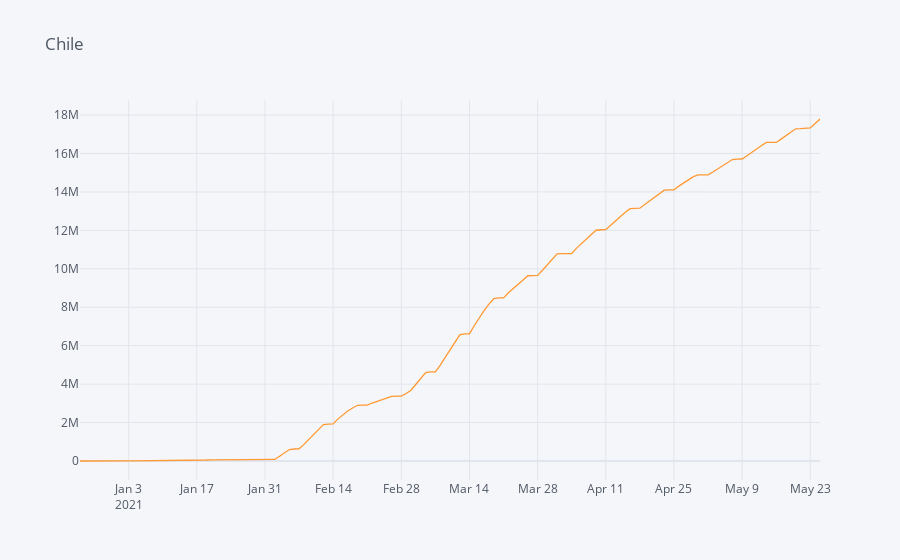
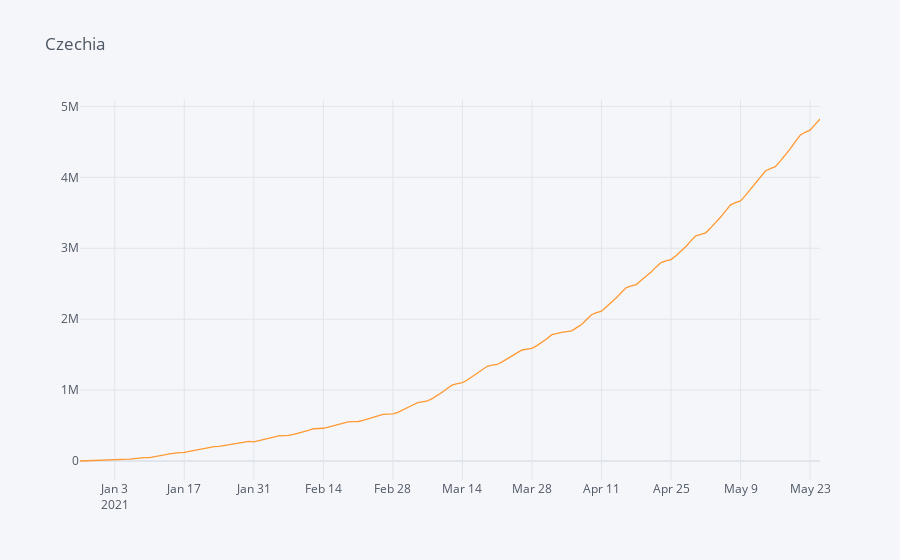
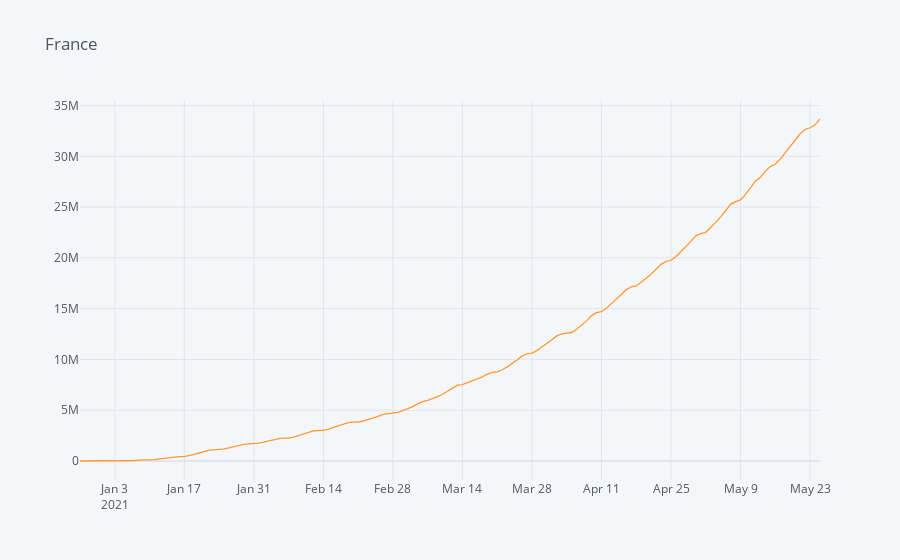
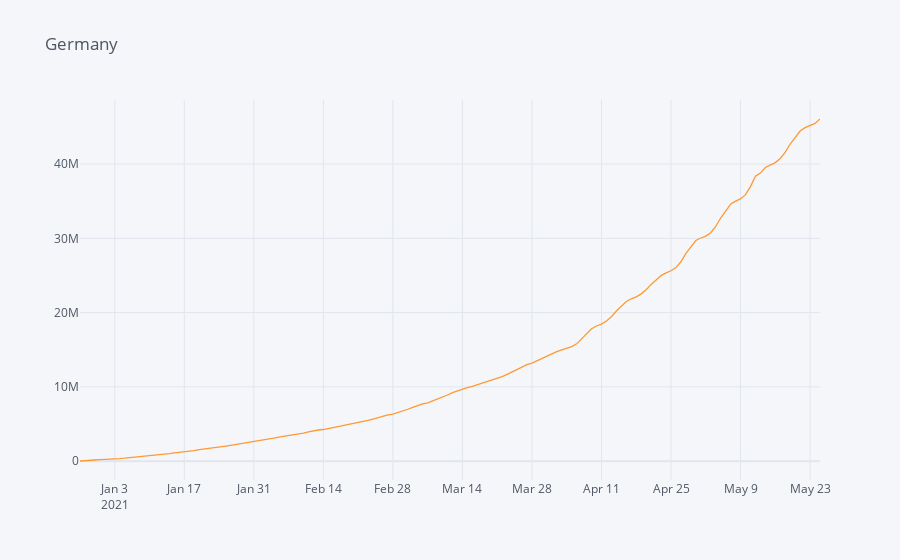

The cell these charts' notebook holds for them, in order:
### Code cell
# production by countires based by dates
man[man['location']=='Chile'].groupby(by='date').sum().iplot(title='Chile')
man[man['location']=='Czechia'].groupby(by='date').sum().iplot(title='Czechia')
man[man['location']=='France'].groupby(by='date').sum().iplot(title='France')
man[man['location']=='Germany'].groupby(by='date').sum().iplot(title='Germany')
man[man['location']=='Iceland'].groupby(by='date').sum().iplot(title='Iceland')
man[man['location']=='Italy'].groupby(by='date').sum().iplot(title='Italy')
man[man['location']=='Latvia'].groupby(by='date').sum().iplot(title='Latvia')
man[man['location']=='Lithuania'].groupby(by='date').sum().iplot(title='Lithuania')
man[man['location']=='Romania'].groupby(by='date').sum().iplot(title='Romania')
man[man['location']=='United States'].groupby(by='date').sum().iplot(title='United States')

### Figure 1 — Plotly figure (JSON) as saved in the notebook; plotly's stock layout.template omitted (floating-point values rounded to 4 significant figures; data arrays with more than 128 entries replaced by an {"elided": "..."} marker saying what was removed)
{"data": [{"line": {"color": "rgba(255, 153, 51, 1.0)", "dash": "solid", "shape": "linear", "width": 1.3}, "mode": "lines", "name": "total_vaccinations", "text": "", "type": "scatter", "x": {"elided": "153 str values"}, "y": {"elided": "153 int values"}}], "layout": {"legend": {"bgcolor": "#F5F6F9", "font": {"color": "#4D5663"}}, "paper_bgcolor": "#F5F6F9", "plot_bgcolor": "#F5F6F9", "title": {"font": {"color": "#4D5663"}, "text": "Chile"}, "xaxis": {"gridcolor": "#E1E5ED", "showgrid": true, "tickfont": {"color": "#4D5663"}, "title": {"font": {"color": "#4D5663"}, "text": ""}, "zerolinecolor": "#E1E5ED"}, "yaxis": {"gridcolor": "#E1E5ED", "showgrid": true, "tickfont": {"color": "#4D5663"}, "title": {"font": {"color": "#4D5663"}, "text": ""}, "zerolinecolor": "#E1E5ED"}}}

### Figure 2 — Plotly figure (JSON) as saved in the notebook; plotly's stock layout.template omitted (floating-point values rounded to 4 significant figures; data arrays with more than 128 entries replaced by an {"elided": "..."} marker saying what was removed)
{"data": [{"line": {"color": "rgba(255, 153, 51, 1.0)", "dash": "solid", "shape": "linear", "width": 1.3}, "mode": "lines", "name": "total_vaccinations", "text": "", "type": "scatter", "x": {"elided": "150 str values"}, "y": {"elided": "150 int values"}}], "layout": {"legend": {"bgcolor": "#F5F6F9", "font": {"color": "#4D5663"}}, "paper_bgcolor": "#F5F6F9", "plot_bgcolor": "#F5F6F9", "title": {"font": {"color": "#4D5663"}, "text": "Czechia"}, "xaxis": {"gridcolor": "#E1E5ED", "showgrid": true, "tickfont": {"color": "#4D5663"}, "title": {"font": {"color": "#4D5663"}, "text": ""}, "zerolinecolor": "#E1E5ED"}, "yaxis": {"gridcolor": "#E1E5ED", "showgrid": true, "tickfont": {"color": "#4D5663"}, "title": {"font": {"color": "#4D5663"}, "text": ""}, "zerolinecolor": "#E1E5ED"}}}

### Figure 3 — Plotly figure (JSON) as saved in the notebook; plotly's stock layout.template omitted (floating-point values rounded to 4 significant figures; data arrays with more than 128 entries replaced by an {"elided": "..."} marker saying what was removed)
{"data": [{"line": {"color": "rgba(255, 153, 51, 1.0)", "dash": "solid", "shape": "linear", "width": 1.3}, "mode": "lines", "name": "total_vaccinations", "text": "", "type": "scatter", "x": {"elided": "150 str values"}, "y": {"elided": "150 int values"}}], "layout": {"legend": {"bgcolor": "#F5F6F9", "font": {"color": "#4D5663"}}, "paper_bgcolor": "#F5F6F9", "plot_bgcolor": "#F5F6F9", "title": {"font": {"color": "#4D5663"}, "text": "France"}, "xaxis": {"gridcolor": "#E1E5ED", "showgrid": true, "tickfont": {"color": "#4D5663"}, "title": {"font": {"color": "#4D5663"}, "text": ""}, "zerolinecolor": "#E1E5ED"}, "yaxis": {"gridcolor": "#E1E5ED", "showgrid": true, "tickfont": {"color": "#4D5663"}, "title": {"font": {"color": "#4D5663"}, "text": ""}, "zerolinecolor": "#E1E5ED"}}}

### Figure 4 — Plotly figure (JSON) as saved in the notebook; plotly's stock layout.template omitted (floating-point values rounded to 4 significant figures; data arrays with more than 128 entries replaced by an {"elided": "..."} marker saying what was removed)
{"data": [{"line": {"color": "rgba(255, 153, 51, 1.0)", "dash": "solid", "shape": "linear", "width": 1.3}, "mode": "lines", "name": "total_vaccinations", "text": "", "type": "scatter", "x": {"elided": "150 str values"}, "y": {"elided": "150 int values"}}], "layout": {"legend": {"bgcolor": "#F5F6F9", "font": {"color": "#4D5663"}}, "paper_bgcolor": "#F5F6F9", "plot_bgcolor": "#F5F6F9", "title": {"font": {"color": "#4D5663"}, "text": "Germany"}, "xaxis": {"gridcolor": "#E1E5ED", "showgrid": true, "tickfont": {"color": "#4D5663"}, "title": {"font": {"color": "#4D5663"}, "text": ""}, "zerolinecolor": "#E1E5ED"}, "yaxis": {"gridcolor": "#E1E5ED", "showgrid": true, "tickfont": {"color": "#4D5663"}, "title": {"font": {"color": "#4D5663"}, "text": ""}, "zerolinecolor": "#E1E5ED"}}}
